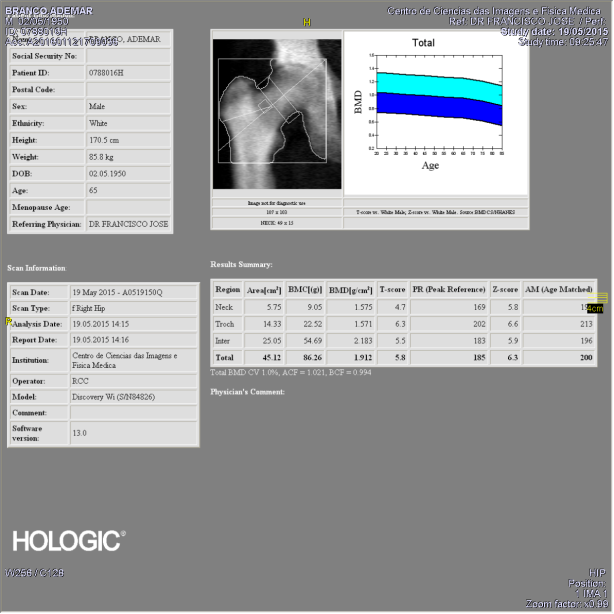
#> input picture image832.png, 1227 x 1227 px (shown at 1/2 size)
$ jupyter execute --allow-errors 'Optical Character Recognition.ipynb'   (shell and % lines are left out)
#> lines starting #> are read from the running program, lines starting #| are printed output that depends on the picture
### Investigating Tesseract flags:

[cell 1]
# "-l" this one is for language:
# we will be using -l eng for english

[cell 2]
# "-oem" is for OCR Engine Mode:  The base algorithm used
# We will use -oem 1

[cell 3]
# "-psm" stands for page segmentation mode -> Means how the algortihm should perform
# For OCR’ing text ROIs I’ve found that modes 6 and 7 work well, but if you’re OCR’ing large blocks of text then you may want to try 3 , the default mode.
# Whenever you find yourself obtaining incorrect OCR results I highly recommend adjusting the --psm as it can have dramatic influences on your output OCR results.

### Tuto and Git

https://www.pyimagesearch.com/2018/09/17/opencv-ocr-and-text-recognition-with-tesseract/

https://github.com/tesseract-ocr/tessdoc

[cell 4]
from imutils.object_detection import non_max_suppression
import numpy as np
import pytesseract
import argparse
import cv2

[cell 5]
# [48 lines left out: function decode_predictions, not called in this run]

[cell 6]
# construct the argument parser and parse the arguments
ap = argparse.ArgumentParser()
ap.add_argument("-i", "--image", type=str,
    help="path to input image")
ap.add_argument("-east", "--east", type=str,
    help="path to input EAST text detector")
ap.add_argument("-c", "--min-confidence", type=float, default=0.5,
    help="minimum probability required to inspect a region")
ap.add_argument("-w", "--width", type=int, default=320,
    help="nearest multiple of 32 for resized width")
ap.add_argument("-e", "--height", type=int, default=320,
    help="nearest multiple of 32 for resized height")
ap.add_argument("-p", "--padding", type=float, default=0.0,
    help="amount of padding to add to each border of ROI")
args = vars(ap.parse_args())

### The input parameters

--image : The path to the input image\
--east : The path to the pre-trained EAST text detector.\
Optional:\
--min-confidence : The minimum probability of a detected text region\
--width : The width our image will be resized to prior to being passed through the EAST text detector. Our detector requires multiples of 32.\
--height : Same as the width, but for the height. Again, our detector requires multiple of 32 for resized height.\
--padding : The (optional) amount of padding to add to each ROI border. You might try values of 0.05 for 5% or 0.10 for 10% (and so on) if you find that your OCR result is incorrect.\

### Load image

[cell 7]
# load the input image and grab the image dimensions
image = cv2.imread(args["image"])
#> image is the input picture: shape (1227, 1227, 3); mean B, G, R 162.5, 161, 159.5
orig = image.copy()
(origH, origW) = image.shape[:2]
#> origH = 1227; origW = 1227
# set the new width and height and then determine the ratio in change
# for both the width and height
(newW, newH) = (args["width"], args["height"])
rW = origW / float(newW)
#> rW = 3.83
rH = origH / float(newH)
#> rH = 3.83
# resize the image and grab the new image dimensions
image = cv2.resize(image, (newW, newH))
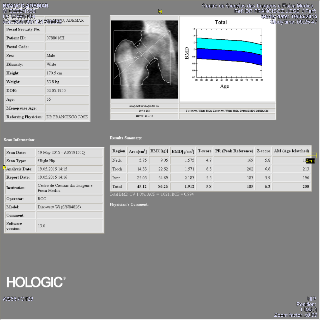
#> image: shape (320, 320, 3); mean B, G, R 162.3, 160.7, 159.2
(H, W) = image.shape[:2]
#> H = 320; W = 320

### Working with EAST text detector:

[cell 8]
# define the two output layer names for the EAST detector model that
# we are interested in -- the first is the output probabilities and the
# second can be used to derive the bounding box coordinates of text
layerNames = [
    "feature_fusion/Conv_7/Sigmoid",
    "feature_fusion/concat_3"]
# load the pre-trained EAST text detector
print("[INFO] loading EAST text detector...")
#> (the rest of this cell did not finish here and is left out)

### Text Detection: turning image into tensor (blob), passing through the net, catching best text boxes.

[cell 9]
# construct a blob from the image and then perform a forward pass of
# the model to obtain the two output layer sets
blob = cv2.dnn.blobFromImage(image, 1.0, (W, H),
(123.68, 116.78, 103.94), swapRB=True, crop=False)
#> (the rest of this cell did not finish here and is left out)

### Extracting the found boxes regions from the original images

[cell 10]
# initialize the list of results
results = []
# loop over the bounding boxes
#> (the rest of this cell did not finish here and is left out)

### To print out the results

[cell 11]
# sort the results bounding box coordinates from top to bottom
results = sorted(results, key=lambda r:r[0][1])
# loop over the results
for ((startX, startY, endX, endY), text) in results:
    # display the text OCR'd by Tesseract
    print("OCR TEXT")
    print("========")
    print("{}\n".format(text))
    # strip out non-ASCII text so we can draw the text on the image
    # using OpenCV, then draw the text and a bounding box surrounding
    # the text region of the input image
    text = "".join([c if ord(c) < 128 else "" for c in text]).strip()
    output = orig.copy()
    cv2.rectangle(output, (startX, startY), (endX, endY),
        (0, 0, 255), 2)
    cv2.putText(output, text, (startX, startY - 20),
        cv2.FONT_HERSHEY_SIMPLEX, 1.2, (0, 0, 255), 3)
    # show the output image
    cv2.imshow("Text Detection", output)
    cv2.waitKey(0)


$ run again, on sharp.png
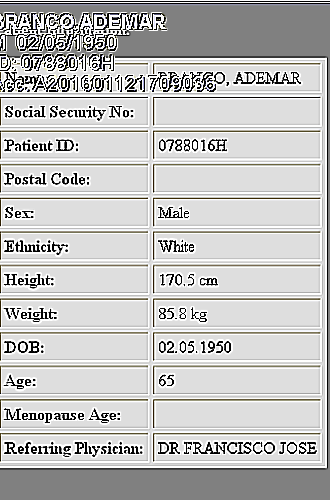
#> input picture sharp.png, 330 x 500 px
#> image is the input picture: shape (500, 330, 3); mean B, G, R 192.7, 193.7, 193.9
#> `image = cv2.resize(image, (newW, newH))`:
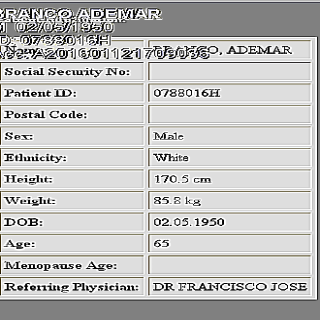
#> image: shape (320, 320, 3); mean B, G, R 192.7, 193.6, 193.9
